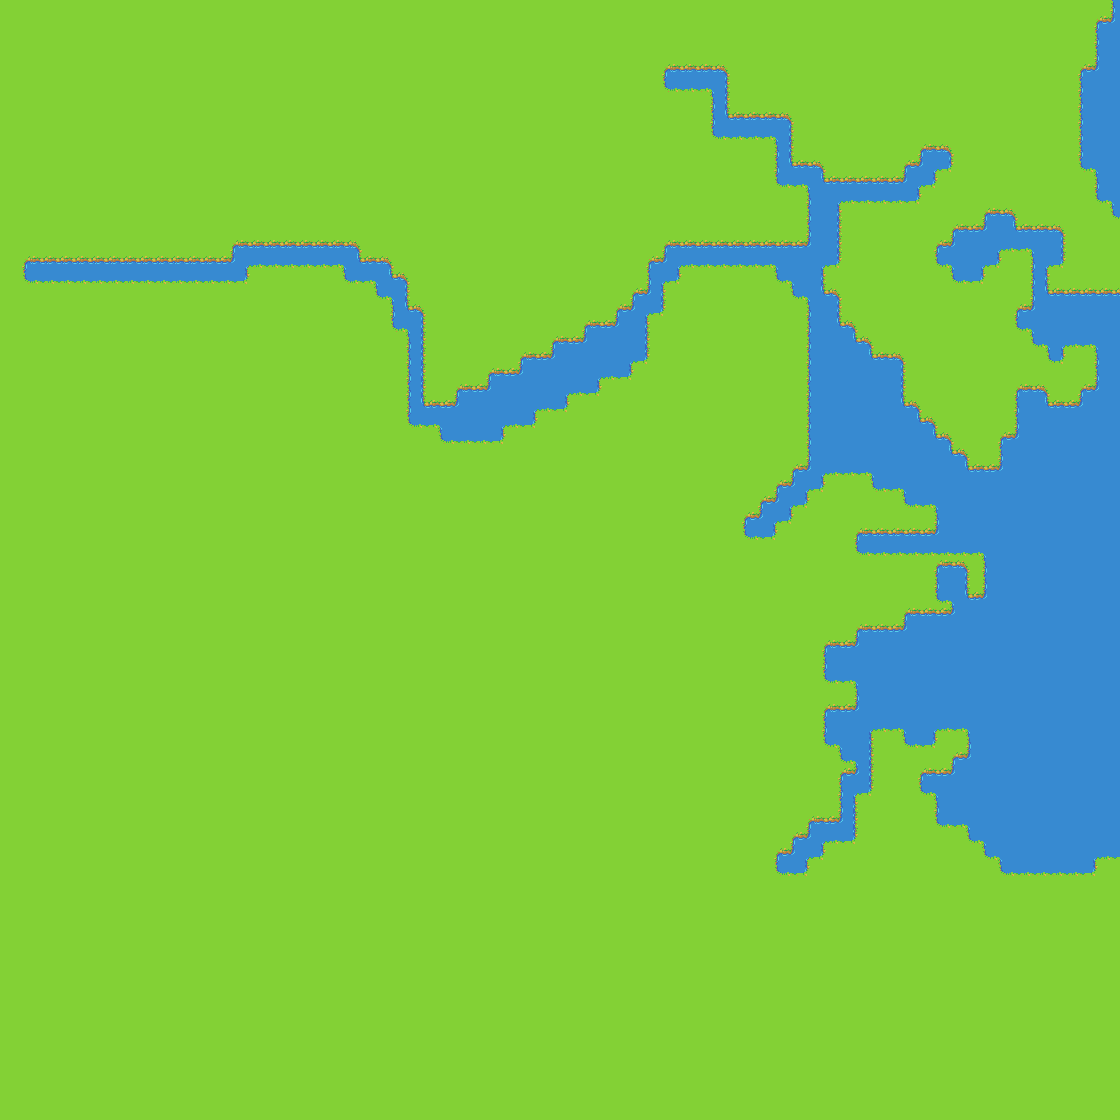

Below is a game level as drawn by its tile map, then a one-line description and the .tmx that defines it (tile-layer data replaced by summaries):
An orthogonal 70x70 tile map with 16x16 px tiles, 1 tile layer (Tile Layer 1).

<map version="1.10" tiledversion="1.12.2" orientation="orthogonal" renderorder="right-down" width="70" height="70" tilewidth="16" tileheight="16" infinite="0" nextlayerid="3" nextobjectid="1">
 <tileset firstgid="1" source="overworld.tsx" />
 <imagelayer id="2" name="MBTA map">
  <image source="MBTA system map 1120 - 240821RTLBusMap2024-web.webp" width="1120" height="1120" />
 </imagelayer>
 <layer id="1" name="Tile Layer 1" width="70" height="70">
  <data>[4900 cells, 4900 non-empty, 14 distinct tile ids]</data>
 </layer>
</map>
